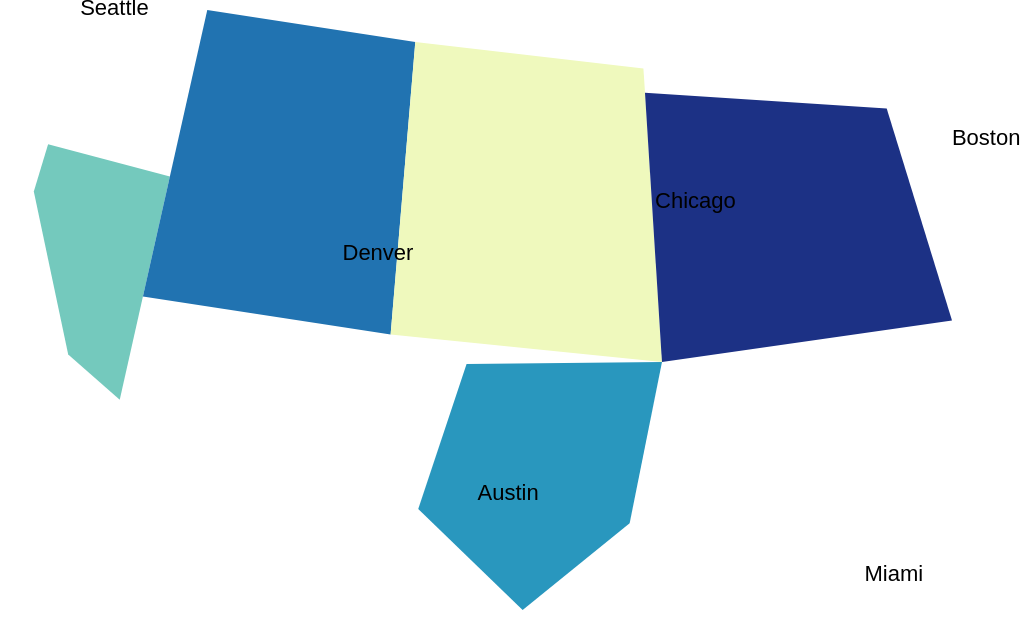

Vega-Lite specification stored for this chart:
### Vega-Lite specification from a JSON file in a GitHub repository (floating-point values rounded to 4 significant figures)
{"$schema": "https://vega.github.io/schema/vega-lite/v6.json", "padding": 5, "autosize": "none", "width": 500, "height": 300, "projection": {"type": "albersUsa"}, "layer": [{"data": {"values": {"type": "FeatureCollection", "features": [{"type": "Feature", "properties": {"name": "west", "value": 4, "cat": "a"}, "geometry": {"type": "Polygon", "coordinates": [[[-124, 42], [-117, 42], [-117, 32.7], [-120, 34], [-124, 40], [-124, 42]]]}}, {"type": "Feature", "properties": {"name": "mountain", "value": 7, "cat": "b"}, "geometry": {"type": "Polygon", "coordinates": [[[-117, 49], [-104, 49], [-104, 37], [-117, 37], [-117, 49]]]}}, {"type": "Feature", "properties": {"name": "plains", "value": 1, "cat": "a"}, "geometry": {"type": "Polygon", "coordinates": [[[-104, 49], [-90, 48], [-90, 36], [-104, 37], [-104, 49]]]}}, {"type": "Feature", "properties": {"name": "east", "value": 9, "cat": "b"}, "geometry": {"type": "Polygon", "coordinates": [[[-90, 47], [-76, 45], [-75, 36], [-90, 36], [-90, 47]]]}}, {"type": "Feature", "properties": {"name": "south", "value": 6, "cat": "a"}, "geometry": {"type": "Polygon", "coordinates": [[[-100, 36], [-90, 36], [-92, 29.5], [-97, 26], [-102, 30], [-100, 36]]]}}]}, "format": {"property": "features"}}, "mark": "geoshape", "encoding": {"color": {"field": "properties.value", "type": "quantitative"}}}, {"data": {"values": [{"city": "Seattle", "lon": -122.3, "lat": 47.61, "pop": 0.74, "kind": "port"}, {"city": "Denver", "lon": -105.0, "lat": 39.74, "pop": 0.71, "kind": "hub"}, {"city": "Austin", "lon": -97.74, "lat": 30.27, "pop": 0.96, "kind": "hub"}, {"city": "Chicago", "lon": -87.63, "lat": 41.88, "pop": 2.7, "kind": "hub"}, {"city": "Boston", "lon": -71.06, "lat": 42.36, "pop": 0.68, "kind": "port"}, {"city": "Miami", "lon": -80.19, "lat": 25.76, "pop": 0.47, "kind": "port"}]}, "mark": {"type": "text", "dy": -6}, "encoding": {"longitude": {"field": "lon", "type": "quantitative"}, "latitude": {"field": "lat", "type": "quantitative"}, "text": {"field": "city", "type": "nominal"}}}]}
